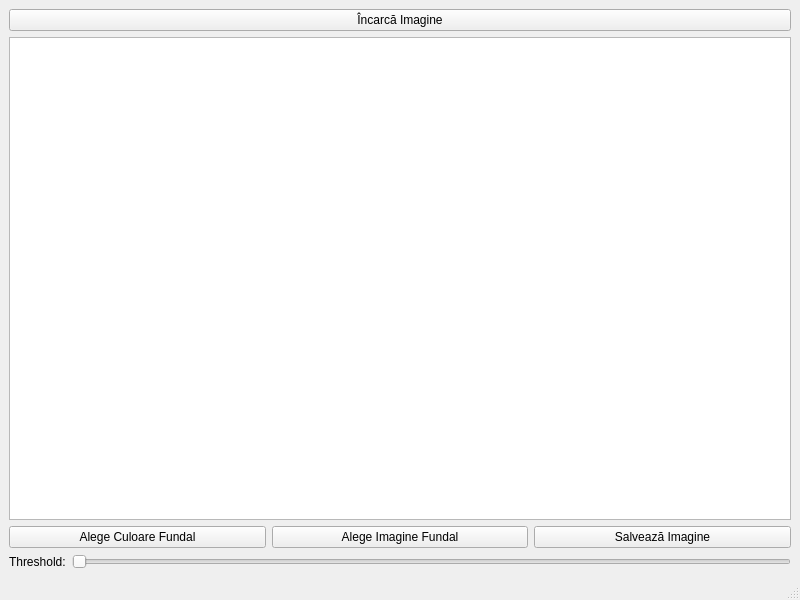
<?xml version="1.0" encoding="UTF-8"?>
<ui version="4.0">
 <class>MainWindow</class>
 <widget class="QMainWindow" name="MainWindow">
  <property name="geometry">
   <rect>
    <x>0</x>
    <y>0</y>
    <width>800</width>
    <height>600</height>
   </rect>
  </property>
  <property name="windowTitle">
   <string>Editor Fundal Imagine</string>
  </property>
  <widget class="QWidget" name="centralwidget">
   <layout class="QVBoxLayout" name="verticalLayout">
    <item>
     <widget class="QPushButton" name="pushButton_loadImage">
      <property name="text">
       <string>Încarcă Imagine</string>
      </property>
     </widget>
    </item>
    <item>
     <widget class="QGraphicsView" name="graphicsView"/>
    </item>
    <item>
     <layout class="QHBoxLayout" name="horizontalLayout">
      <item>
       <widget class="QPushButton" name="pushButton_backgroundColor">
        <property name="text">
         <string>Alege Culoare Fundal</string>
        </property>
       </widget>
      </item>
      <item>
       <widget class="QPushButton" name="pushButton_backgroundImage">
        <property name="text">
         <string>Alege Imagine Fundal</string>
        </property>
       </widget>
      </item>
      <item>
       <widget class="QPushButton" name="pushButton_saveImage">
        <property name="text">
         <string>Salvează Imagine</string>
        </property>
       </widget>
      </item>
     </layout>
    </item>
    <item>
     <layout class="QHBoxLayout" name="horizontalLayout_2">
      <item>
       <widget class="QLabel" name="label_threshold">
        <property name="text">
         <string>Threshold:</string>
        </property>
       </widget>
      </item>
      <item>
       <widget class="QSlider" name="horizontalSlider_threshold">
        <property name="orientation">
         <enum>Qt::Orientation::Horizontal</enum>
        </property>
       </widget>
      </item>
     </layout>
    </item>
   </layout>
  </widget>
  <widget class="QStatusBar" name="statusbar"/>
 </widget>
 <resources/>
 <connections/>
</ui>
